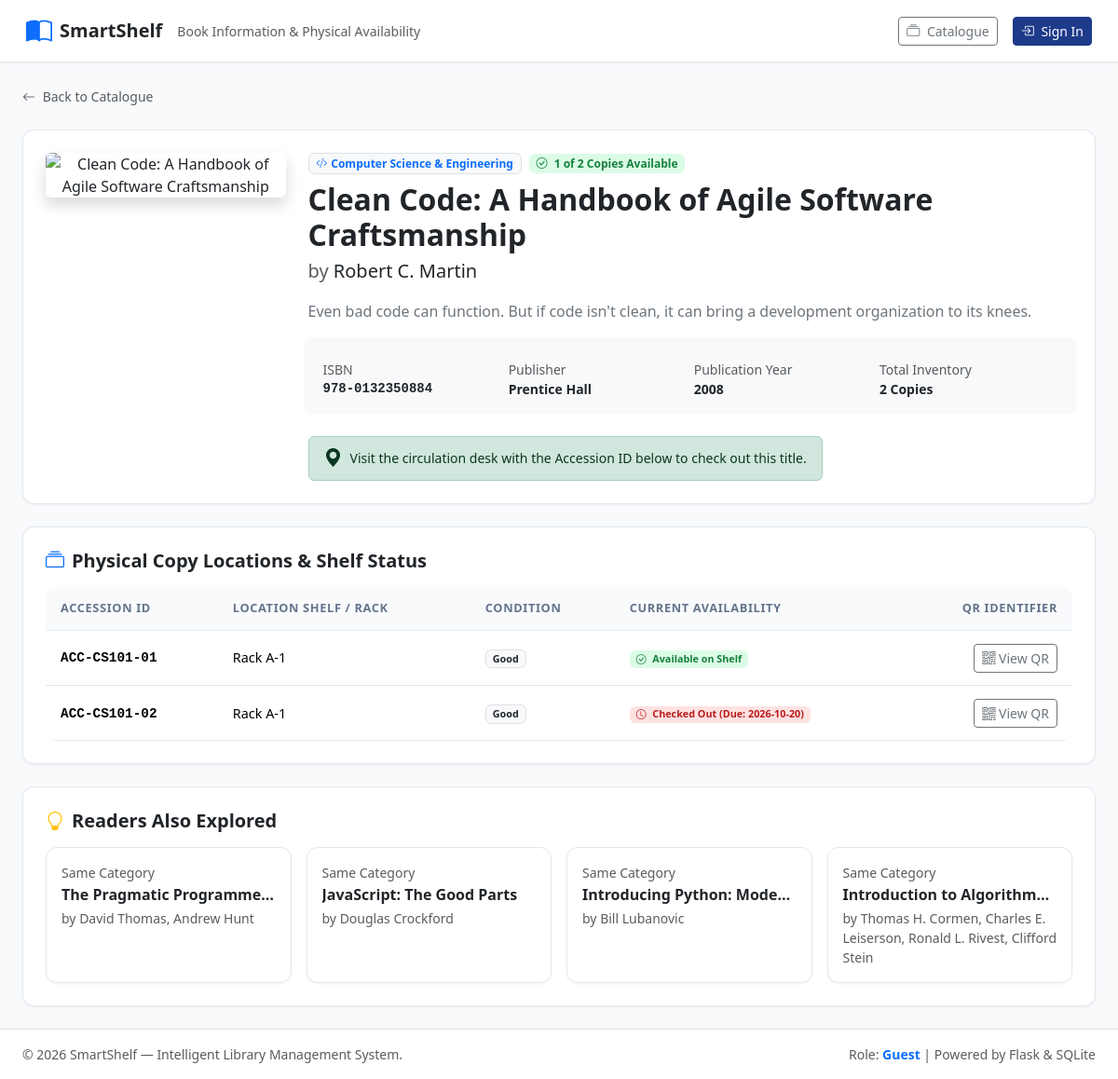
Page /books/1 on the earlier database version.
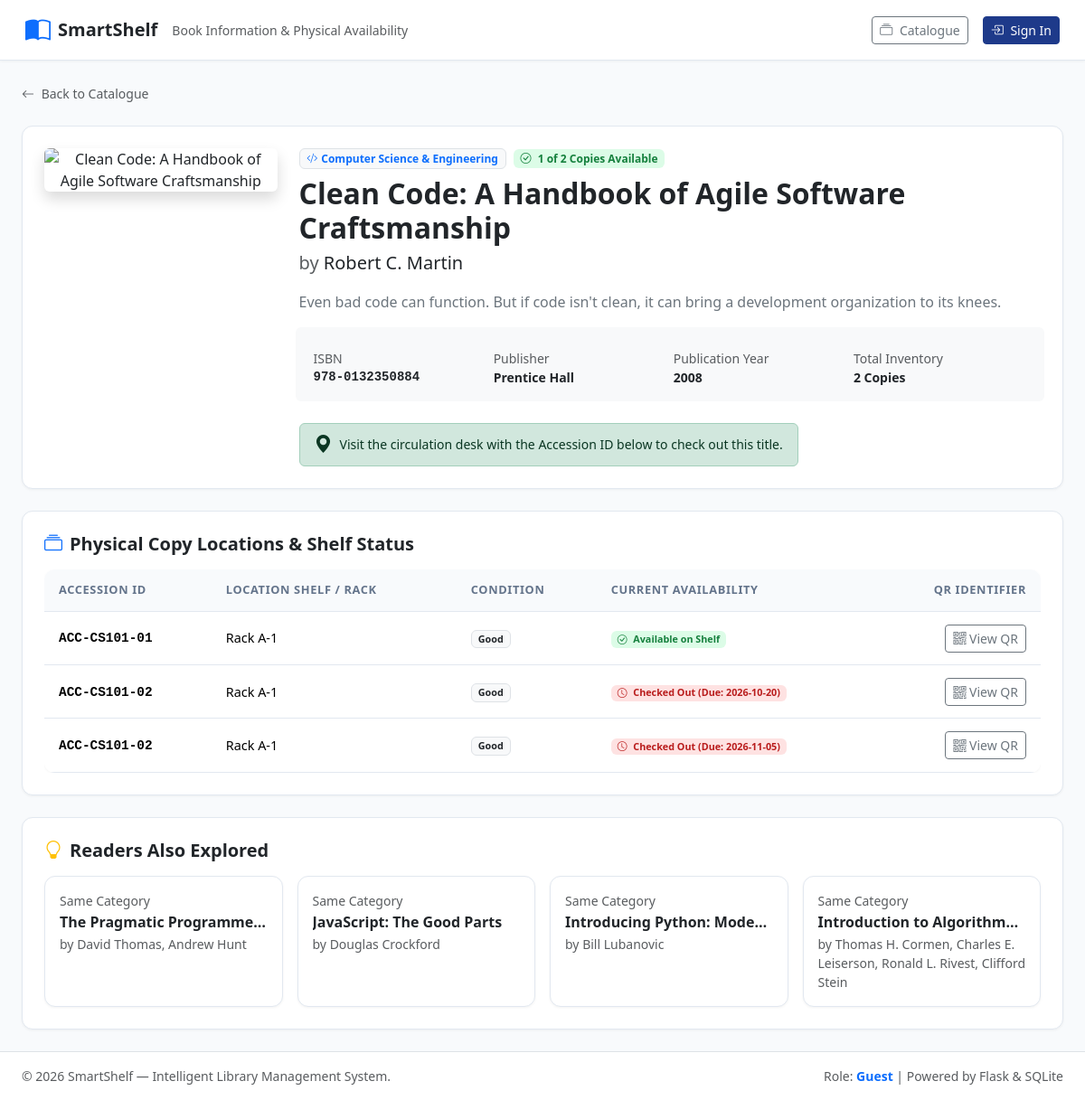
Same page on the later database version.
### tables this page shows
CREATE TABLE categories (
    id INTEGER PRIMARY KEY AUTOINCREMENT,
    name TEXT UNIQUE NOT NULL COLLATE NOCASE,
    description TEXT,
    icon TEXT DEFAULT 'bi-bookmark'
);

CREATE TABLE books (
    id INTEGER PRIMARY KEY AUTOINCREMENT,
    isbn TEXT UNIQUE NOT NULL,
    title TEXT NOT NULL COLLATE NOCASE,
    author TEXT NOT NULL COLLATE NOCASE,
    category_id INTEGER NOT NULL REFERENCES categories(id) ON DELETE RESTRICT,
    publisher TEXT,
    publication_year INTEGER,
    description TEXT,
    cover_image_url TEXT,
    is_deleted INTEGER NOT NULL DEFAULT 0,
    created_at TIMESTAMP DEFAULT CURRENT_TIMESTAMP
);

CREATE TABLE book_copies (
    id INTEGER PRIMARY KEY AUTOINCREMENT,
    book_id INTEGER NOT NULL REFERENCES books(id) ON DELETE CASCADE,
    accession_id TEXT UNIQUE NOT NULL COLLATE NOCASE,
    status TEXT NOT NULL DEFAULT 'available' CHECK(status IN ('available', 'borrowed', 'reserved', 'maintenance', 'lost')),
    location_rack TEXT,
    condition TEXT NOT NULL DEFAULT 'Good',
    is_deleted INTEGER NOT NULL DEFAULT 0,
    created_at TIMESTAMP DEFAULT CURRENT_TIMESTAMP
);

CREATE TABLE loans (
    id INTEGER PRIMARY KEY AUTOINCREMENT,
    copy_id INTEGER NOT NULL REFERENCES book_copies(id) ON DELETE RESTRICT,
    user_id INTEGER NOT NULL REFERENCES users(id) ON DELETE RESTRICT,
    issued_by INTEGER NOT NULL REFERENCES users(id) ON DELETE RESTRICT,
    issue_date TEXT NOT NULL,       -- ISO YYYY-MM-DD
    due_date TEXT NOT NULL,         -- ISO YYYY-MM-DD
    return_date TEXT,               -- ISO YYYY-MM-DD (NULL if unreturned)
    status TEXT NOT NULL DEFAULT 'active' CHECK(status IN ('active', 'returned', 'overdue')),
    notes TEXT,
    created_at TIMESTAMP DEFAULT CURRENT_TIMESTAMP
);

### app.py (the view)
    @books_bp.route("/<int:book_id>")
    def book_detail(book_id):
        book = book_service.get_book_by_id(book_id)
        if not book:
            flash("Book not found.", "danger")
            return redirect(url_for("books.catalogue"))
        copies = book_service.get_copies_for_book(book_id)
        similar = recommendation_service.get_similar_books(book_id)
        return render_template(
            "books/detail.html",
            book=book,
            copies=copies,
            similar_books=similar,
        )

### templates/books/detail.html (shortened to what this page needs)
{% extends "base.html" %}
{% block page_subtitle %}Book Information & Physical Availability{% endblock %}
{% block content %}
<div class="d-flex flex-column gap-4">
  <div>
    <a href="{{ url_for('books.catalogue') }}" class="text-decoration-none small text-muted">
      <i class="bi bi-arrow-left me-1"></i> Back to Catalogue
    </a>
  </div>
  <div class="card card-custom p-4">
    <div class="row g-4">
      <div class="col-12 col-md-4 col-lg-3 text-center">
        {% if book.cover_image_url %}
          <img src="{{ book.cover_image_url }}" alt="{{ book.title }}" class="img-fluid rounded shadow" style="max-height: 340px; object-fit: cover;"
               onerror="this.onerror=null; this.src='https://images.unsplash.com/photo-1544716278-ca5e3f4abd8c?auto=format&fit=crop&w=400&q=80';">
        {% else %}
          <div class="rounded bg-light d-flex align-items-center justify-content-center text-muted shadow-sm mx-auto" style="width: 200px; height: 280px;">
            <i class="bi bi-book fs-1"></i>
          </div>
        {% endif %}
      </div>
      <div class="col-12 col-md-8 col-lg-9 d-flex flex-column">
        <div class="d-flex flex-wrap align-items-center gap-2 mb-2">
          <span class="badge bg-light text-primary border">
            <i class="bi {{ book.category_icon or 'bi-bookmark' }} me-1"></i>{{ book.category_name }}
          </span>
          {% if book.available_copies > 0 %}
            <span class="badge badge-available">
              <i class="bi bi-check-circle me-1"></i> {{ book.available_copies }} of {{ book.total_copies }} Copies Available
            </span>
          {% else %}
            <span class="badge badge-borrowed">
              <i class="bi bi-exclamation-circle me-1"></i> All Copies Currently Checked Out
            </span>
          {% endif %}
        </div>
        <h2 class="fw-bold text-dark mb-1">{{ book.title }}</h2>
        <div class="fs-5 text-muted mb-3">by <span class="text-dark">{{ book.author }}</span></div>
        <p class="text-secondary mb-4 leading-relaxed">
          {{ book.description or 'No synopsis or description available for this volume.' }}
        </p>
        <div class="row g-2 mb-4 p-3 bg-light rounded small">
          <div class="col-6 col-sm-3">
            <div class="text-muted">ISBN</div>
            <div class="fw-semibold font-monospace">{{ book.isbn }}</div>
          </div>
          <div class="col-6 col-sm-3">
            <div class="text-muted">Publisher</div>
            <div class="fw-semibold">{{ book.publisher or 'N/A' }}</div>
          </div>
          <div class="col-6 col-sm-3">
            <div class="text-muted">Publication Year</div>
            <div class="fw-semibold">{{ book.publication_year or 'N/A' }}</div>
          </div>
          <div class="col-6 col-sm-3">
            <div class="text-muted">Total Inventory</div>
            <div class="fw-semibold">{{ book.total_copies }} Copies</div>
          </div>
        </div>
        <div class="mt-auto d-flex flex-wrap gap-2 align-items-center">
          {% if book.available_copies == 0 %}
            {% if session.get('user_id') and session.get('user_role') == 'member' %}
              <form method="POST" action="{{ url_for('member.reserve_book', book_id=book.id) }}" class="d-inline">
                <input type="hidden" name="csrf_token" value="{{ csrf_token() }}">
                <button type="submit" class="btn btn-warning text-dark fw-bold px-4 py-2">
                  <i class="bi bi-hourglass-split me-1"></i> Reserve This Book (FIFO Queue)
                </button>
              </form>
            {% elif not session.get('user_id') %}
              <a href="{{ url_for('auth.login', next=request.url) }}" class="btn btn-warning text-dark fw-bold px-4 py-2">
                Sign In to Reserve Book
              </a>
            {% endif %}
          {% else %}
            <div class="alert alert-success d-inline-flex align-items-center py-2 px-3 mb-0 small">
              <i class="bi bi-geo-alt-fill me-2 fs-5"></i>
              Visit the circulation desk with the Accession ID below to check out this title.
            </div>
          {% endif %}
        </div>
      </div>
    </div>
  </div>
  <div class="card card-custom p-4">
    <h5 class="fw-bold mb-3"><i class="bi bi-collection text-primary me-2"></i>Physical Copy Locations & Shelf Status</h5>
    <div class="table-responsive">
      <table class="table table-custom align-middle mb-0">
        <thead>
          <tr>
            <th>Accession ID</th>
            <th>Location Shelf / Rack</th>
            <th>Condition</th>
            <th>Current Availability</th>
            <th class="text-end">QR Identifier</th>
          </tr>
        </thead>
        <tbody>
          {% for copy in copies %}
          <tr>
            <td>
              <strong class="font-monospace">{{ copy.accession_id }}</strong>
            </td>
            <td>{{ copy.location_rack or 'Main Stacks' }}</td>
            <td><span class="badge bg-light text-dark border">{{ copy.condition }}</span></td>
            <td>
              {% if copy.status == 'available' %}
                <span class="badge badge-available"><i class="bi bi-check-circle me-1"></i> Available on Shelf</span>
              {% elif copy.status == 'borrowed' %}
                <span class="badge badge-borrowed"><i class="bi bi-clock me-1"></i> Checked Out (Due: {{ copy.active_due_date }})</span>
              {% elif copy.status == 'reserved' %}
                <span class="badge badge-reserved"><i class="bi bi-hourglass-split me-1"></i> Reserved on Hold</span>
              {% else %}
                <span class="badge bg-secondary">{{ copy.status|title }}</span>
              {% endif %}
            </td>
            <td class="text-end">
              <a href="{{ url_for('books.view_qr', accession_id=copy.accession_id) }}" target="_blank" class="btn btn-sm btn-outline-secondary">
                <i class="bi bi-qr-code"></i> View QR
              </a>
            </td>
          </tr>
          {% else %}
          <tr>
            <td colspan="5" class="text-center py-4 text-muted">No physical copies tracked yet.</td>
          </tr>
          {% endfor %}
        </tbody>
      </table>
    </div>
  </div>
  {% if similar_books %}
  <div class="card card-custom p-4">
    <h5 class="fw-bold mb-3"><i class="bi bi-lightbulb text-warning me-2"></i>Readers Also Explored</h5>
    <div class="row g-3">
      {% for sim in similar_books %}
      <div class="col-12 col-sm-6 col-md-3">
        <div class="book-card p-3">
          <div class="small text-muted mb-1">{{ sim.relation_reason }}</div>
          <h6 class="fw-bold text-dark text-truncate mb-1">
            <a href="{{ url_for('books.book_detail', book_id=sim.id) }}" class="text-dark text-decoration-none">
              {{ sim.title }}
            </a>
          </h6>
          <div class="text-muted small">by {{ sim.author }}</div>
        </div>
      </div>
      {% endfor %}
    </div>
  </div>
  {% endif %}
</div>
{% endblock %}

### templates/base.html (shortened to what this page needs)
<!DOCTYPE html>
<html lang="en">
<head>
  <link href="https://cdn.jsdelivr.net/npm/bootstrap@5.3.3/dist/css/bootstrap.min.css" rel="stylesheet">
  <link href="https://cdn.jsdelivr.net/npm/bootstrap-icons@1.11.3/font/bootstrap-icons.min.css" rel="stylesheet">
  <link href="{{ url_for('static', filename='css/style.css') }}" rel="stylesheet">
</head>
<body>
  <div class="app-wrapper">
    <div class="content-area">
      <header class="top-navbar">
        <div class="d-flex align-items-center gap-3">
          {% if session.get('user_id') %}
          <button id="sidebarToggle" class="btn btn-sm btn-light d-lg-none" type="button">
            <i class="bi bi-list fs-5"></i>
          </button>
          {% else %}
          <a href="{{ url_for('books.catalogue') }}" class="text-decoration-none d-flex align-items-center gap-2 fw-bold text-dark fs-5">
            <i class="bi bi-book-half text-primary fs-3"></i>
            <span>SmartShelf</span>
          </a>
          {% endif %}
          <span class="d-none d-md-inline text-muted small">
            {% block page_subtitle %}Digital Library Platform{% endblock %}
          </span>
        </div>
        <div class="d-flex align-items-center gap-3">
          {% if session.get('user_id') %}
            <a href="{{ url_for('member.notifications') if session.get('user_role') == 'member' else url_for('member.notifications') }}" class="btn btn-sm btn-light position-relative" title="Notifications">
              <i class="bi bi-bell fs-6"></i>
              {% if unread_notifs_count and unread_notifs_count > 0 %}
              <span class="position-absolute top-0 start-100 translate-middle badge rounded-pill bg-danger">
                {{ unread_notifs_count }}
              </span>
              {% endif %}
            </a>
            <div class="dropdown">
              <button class="btn btn-sm btn-outline-secondary dropdown-toggle d-flex align-items-center gap-2" type="button" data-bs-toggle="dropdown">
                <i class="bi bi-person-circle"></i>
                <span class="d-none d-sm-inline">{{ session.get('user_name') }}</span>
              </button>
              <ul class="dropdown-menu dropdown-menu-end shadow-sm">
                <li><h6 class="dropdown-header">{{ session.get('user_email') }}</h6></li>
                <li><a class="dropdown-item" href="{{ url_for('member.profile') }}"><i class="bi bi-gear me-2"></i> Account Settings</a></li>
                <li><hr class="dropdown-divider"></li>
                <li><a class="dropdown-item text-danger" href="{{ url_for('auth.logout') }}"><i class="bi bi-box-arrow-right me-2"></i> Log Out</a></li>
              </ul>
            </div>
          {% else %}
            <a href="{{ url_for('books.catalogue') }}" class="btn btn-sm btn-outline-secondary">
              <i class="bi bi-collection me-1"></i> Catalogue
            </a>
            <a href="{{ url_for('auth.login') }}" class="btn btn-sm btn-primary">
              <i class="bi bi-box-arrow-in-right me-1"></i> Sign In
            </a>
          {% endif %}
        </div>
      </header>
      <main class="p-3 p-md-4 flex-grow-1">
        {% block content %}{% endblock %}
      </main>
      <footer class="py-3 px-4 bg-white border-top text-center text-muted small mt-auto">
        <div class="d-flex flex-column flex-sm-row justify-content-between align-items-center gap-2">
          <span>&copy; {{ now_year if now_year else '2026' }} SmartShelf — Intelligent Library Management System.</span>
          <span>Role: <strong class="text-primary">{{ session.get('user_role', 'Guest')|title }}</strong> | Powered by Flask & SQLite</span>
        </div>
      </footer>
    </div>
  </div>
</body>
</html>

Differences in the rows shown:
added loans: accession_id "ACC-CS101-02", location_rack "Rack A-1", condition "Good", active_due_date "2026-11-05"
